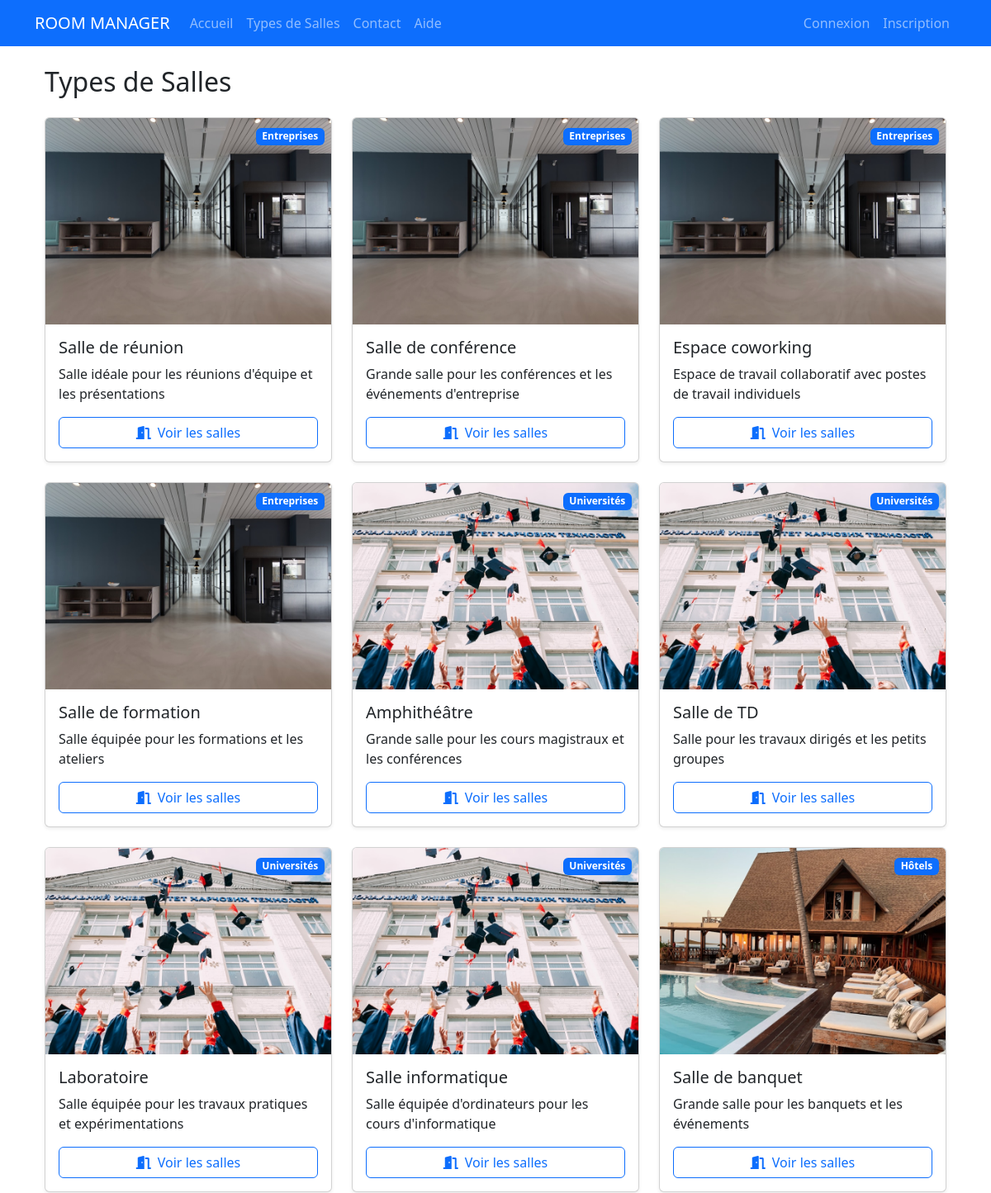
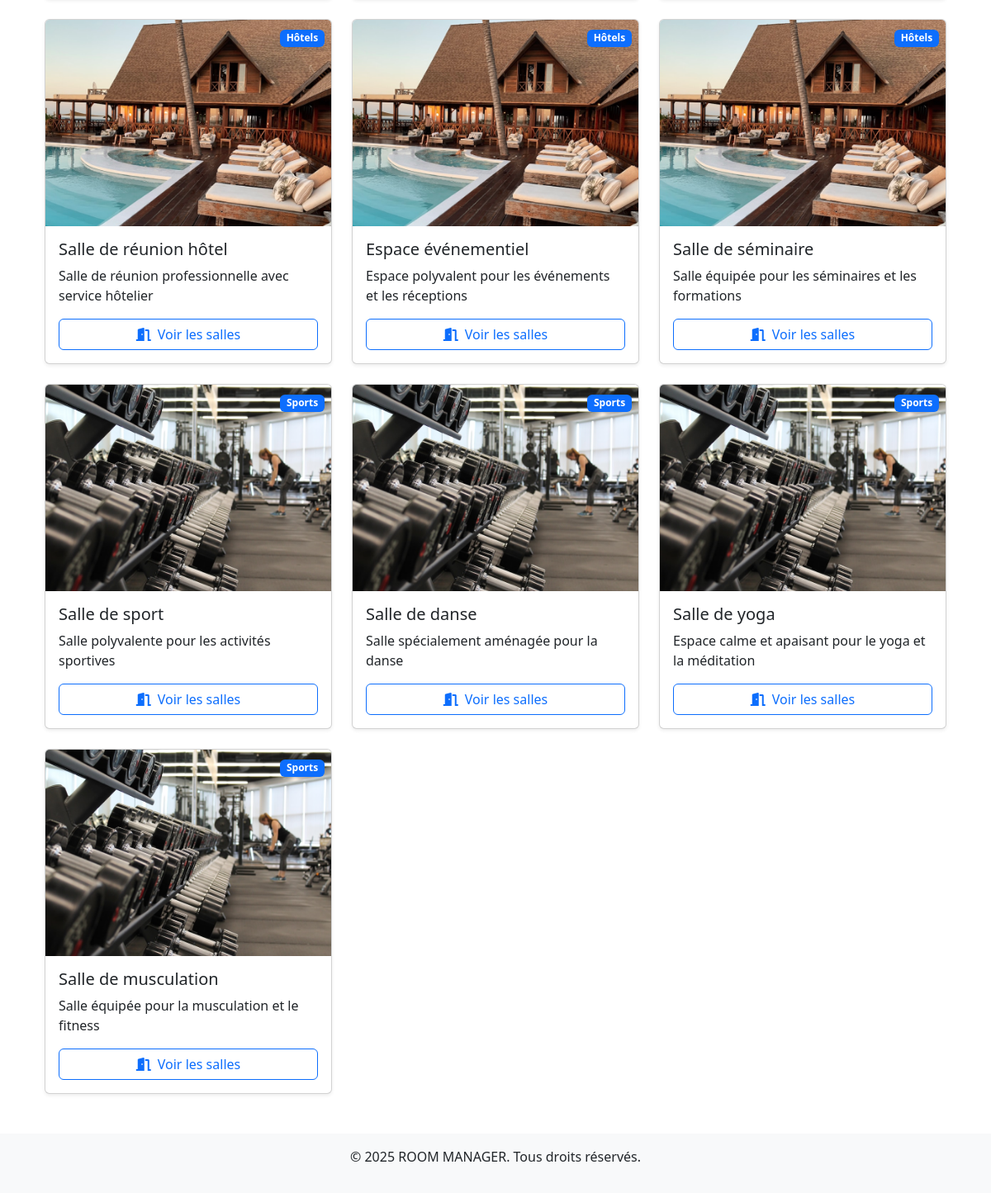
Screenshot of /room-types/ with the database file from the repository (2 pictures, top to bottom).
### core/models.py (models this page shows, shortened)
class RoomType(models.Model):
    CATEGORY_CHOICES = [
        ('enterprise', 'Entreprises'),
        ('university', 'Universités'),
        ('hotel', 'Hôtels'),
        ('sport', 'Sports')
    ]
    name = models.CharField(max_length=100)
    category = models.CharField(max_length=20, choices=CATEGORY_CHOICES)
    description = models.TextField()
    image = models.ImageField(upload_to='room_types/')

### core/views.py (the view)
# urls.py: path('room-types/', views.room_types, name='room_types'),
def room_types(request):
    room_types = RoomType.objects.all()
    return render(request, 'core/room_types.html', {
        'room_types': room_types
    })

### core/templates/core/room_types.html (shortened to what this page needs)
{% extends 'core/base.html' %}
{% block content %}
<div class="container my-4">
    <h2 class="mb-4">Types de Salles</h2>
    <div class="row g-4">
        {% for type in room_types %}
            <div class="col-lg-4 col-md-6">
                <div class="card h-100 shadow-sm hover-shadow">
                    <div class="position-relative">
                        {% if type.image %}
                            <img src="{{ type.image.url }}" class="card-img-top" alt="{{ type.name }}" style="height: 250px; object-fit: cover;">
                        {% else %}
                            <div class="bg-light d-flex align-items-center justify-content-center" style="height: 250px;">
                                <i class="fas fa-image fa-3x text-muted"></i>
                            </div>
                        {% endif %}
                        <div class="position-absolute top-0 end-0 m-2">
                            <span class="badge bg-primary">{{ type.get_category_display }}</span>
                        </div>
                    </div>
                    <div class="card-body">
                        <h5 class="card-title">{{ type.name }}</h5>
                        <p class="card-text">{{ type.description }}</p>
                        <a href="{% url 'core:room_list' %}?type={{ type.id }}" class="btn btn-outline-primary w-100">
                            <i class="fas fa-door-open me-2"></i>Voir les salles
                        </a>
                    </div>
                </div>
            </div>
        {% empty %}
            <div class="col-12">
                <div class="alert alert-info text-center">
                    <p class="mb-0">Aucun type de salle disponible pour le moment.</p>
                </div>
            </div>
        {% endfor %}
    </div>
</div>
{% endblock %}

### core/templates/core/base.html (shortened to what this page needs)
<!DOCTYPE html>
<html lang="fr">
<head>
    <link href="https://cdn.jsdelivr.net/npm/bootstrap@5.3.0/dist/css/bootstrap.min.css" rel="stylesheet">
    <link href="https://cdnjs.cloudflare.com/ajax/libs/font-awesome/6.0.0/css/all.min.css" rel="stylesheet">
</head>
<body>
    <nav class="navbar navbar-expand-lg navbar-dark bg-primary">
        <div class="container">
            <a class="navbar-brand" href="{% url 'core:home' %}">ROOM MANAGER</a>
            <div class="collapse navbar-collapse" id="navbarNav">
                <ul class="navbar-nav me-auto">
                    {% if not user.is_admin_user %}
                    <li class="nav-item">
                        <a class="nav-link" href="{% url 'core:home' %}">Accueil</a>
                    </li>
                    <li class="nav-item">
                        <a class="nav-link" href="{% url 'core:room_types' %}">Types de Salles</a>
                    </li>
                    <li class="nav-item">
                        <a class="nav-link" href="{% url 'core:contact' %}">Contact</a>
                    </li>
                    <li class="nav-item">
                        <a class="nav-link" href="{% url 'core:help' %}">Aide</a>
                    </li>
                    {% endif %}
                </ul>
                <ul class="navbar-nav">
                    {% if user.is_authenticated %}
                        {% if user.is_admin_user %}
                            <li class="nav-item">
                                <a class="nav-link" href="{% url 'core:dashboard' %}">Tableau de Bord</a>
                            </li>
                            <li class="nav-item">
                                <a class="nav-link" href="{% url 'core:manage_bookings' %}">Gestion des Réservations</a>
                            </li>
                            <li class="nav-item">
                                <a class="nav-link" href="{% url 'core:manage_users' %}">Gestion des Utilisateurs</a>
                            </li>
                        {% else %}
                            <li class="nav-item">
                                <a class="nav-link" href="{% url 'core:booking_list' %}">Mes Réservations</a>
                            </li>
                        {% endif %}
                        <li class="nav-item dropdown">
                            <a class="nav-link dropdown-toggle" href="#" id="navbarDropdown" role="button" data-bs-toggle="dropdown">
                                {{ user.username }}
                            </a>
                            <ul class="dropdown-menu">
                                <li><a class="dropdown-item" href="{% url 'core:profile' %}">Mon Profil</a></li>
                                <li><hr class="dropdown-divider"></li>
                                <li><a class="dropdown-item" href="{% url 'core:logout' %}">Déconnexion</a></li>
                            </ul>
                        </li>
                    {% else %}
                        <li class="nav-item">
                            <a class="nav-link" href="{% url 'core:login' %}">Connexion</a>
                        </li>
                        <li class="nav-item">
                            <a class="nav-link" href="{% url 'core:register' %}">Inscription</a>
                        </li>
                    {% endif %}
                </ul>
            </div>
        </div>
    </nav>
    <div class="container mt-4">
        {% block content %}
        {% endblock %}
    </div>
    <footer class="bg-light mt-5 py-3">
        <div class="container text-center">
            <p>&copy; 2025 ROOM MANAGER. Tous droits réservés.</p>
        </div>
    </footer>
</body>
</html>

### core/templates/core/room_types.html (style rules this page uses)
.hover-shadow { transition: all 0.3s ease; }

### rows the page displays
RoomType: image (picture), category "Entreprises", name "Salle de réunion", description "Salle idéale pour les réunions d'équipe et les présentations"
RoomType: image (picture), category "Entreprises", name "Salle de conférence", description "Grande salle pour les conférences et les événements d'entreprise"
RoomType: image (picture), category "Entreprises", name "Espace coworking", description "Espace de travail collaboratif avec postes de travail individuels"
RoomType: image (picture), category "Entreprises", name "Salle de formation", description "Salle équipée pour les formations et les ateliers"
RoomType: image (picture), category "Universités", name "Amphithéâtre", description "Grande salle pour les cours magistraux et les conférences"
RoomType: image (picture), category "Universités", name "Salle de TD", description "Salle pour les travaux dirigés et les petits groupes"
RoomType: image (picture), category "Universités", name "Laboratoire", description "Salle équipée pour les travaux pratiques et expérimentations"
RoomType: image (picture), category "Universités", name "Salle informatique", description "Salle équipée d'ordinateurs pour les cours d'informatique"
RoomType: image (picture), category "Hôtels", name "Salle de banquet", description "Grande salle pour les banquets et les événements"
RoomType: image (picture), category "Hôtels", name "Salle de réunion hôtel", description "Salle de réunion professionnelle avec service hôtelier"
RoomType: image (picture), category "Hôtels", name "Espace événementiel", description "Espace polyvalent pour les événements et les réceptions"
RoomType: image (picture), category "Hôtels", name "Salle de séminaire", description "Salle équipée pour les séminaires et les formations"
RoomType: image (picture), category "Sports", name "Salle de sport", description "Salle polyvalente pour les activités sportives"
RoomType: image (picture), category "Sports", name "Salle de danse", description "Salle spécialement aménagée pour la danse"
RoomType: image (picture), category "Sports", name "Salle de yoga", description "Espace calme et apaisant pour le yoga et la méditation"
RoomType: image (picture), category "Sports", name "Salle de musculation", description "Salle équipée pour la musculation et le fitness"
